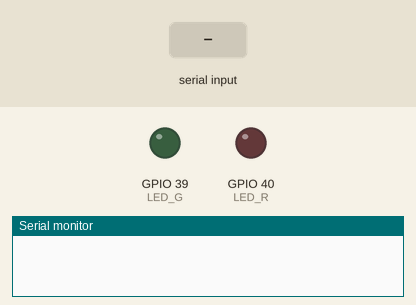
Bench run of a program on a simulated ESP32-S3. On the bench: output pins drawn as LEDs (lit = HIGH), the last lines printed to the serial monitor. The test bench sets the inputs (shaded band).

Above: at 1.2 s.
1.3 s: "0\n" received over Serial
At 1.8 s:
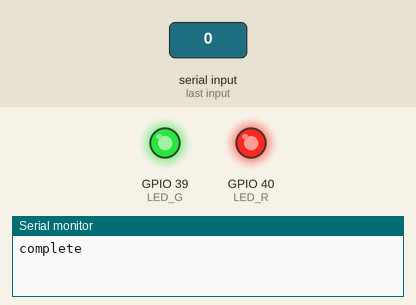
2.8 s: "1\n" received over Serial
At 4.0 s:
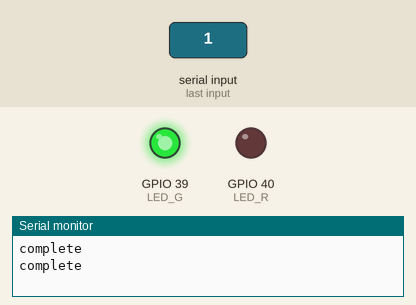
4.3 s: "2\n" received over Serial
At 5.3 s:
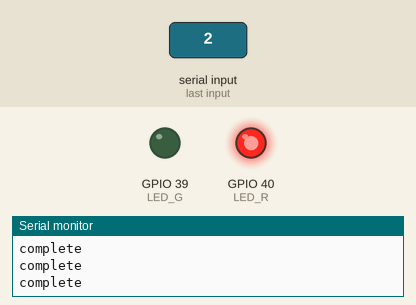
5.8 s: "1,90\n" received over Serial
At 6.5 s:
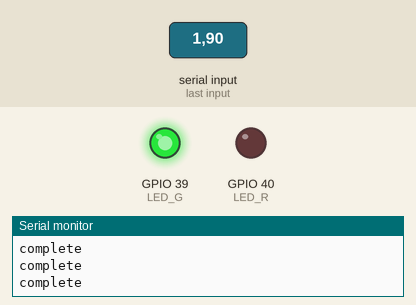
Timing chart, 0 to 8.3 s (numbered marks = the images above; inputs shaded):
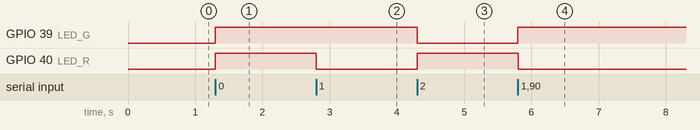

Measured:
- after the input at 1.3 s, GPIO 39 (LED_G), GPIO 40 (LED_R): LOW → HIGH at once
- after the input at 2.8 s, GPIO 40 (LED_R): HIGH → LOW at once
- after the input at 4.3 s, GPIO 39 (LED_G): HIGH → LOW at once; GPIO 40 (LED_R): LOW → HIGH at once
- after the input at 5.8 s, GPIO 39 (LED_G): LOW → HIGH at once; GPIO 40 (LED_R): HIGH → LOW at once

The program:

main.cpp
```cpp
#include <Arduino.h>
#include "pinassign.h"

void setup(){
  pinMode(LED_G, OUTPUT);
  pinMode(LED_R, OUTPUT);
  digitalWrite(LED_G, LOW);
  digitalWrite(LED_R, LOW);
  Serial.begin(115200);
}

void loop() {
  if(Serial.available() > 0){
    String data = Serial.readStringUntil('\n');

    std::array<int, 3> idx;
    idx[0] = data.indexOf(',');
    idx[1] = data.indexOf(',', idx[0] + 1);
    idx[2] = data.indexOf(',', idx[1] + 1);

    int order = data.substring(0, idx[0]).toInt();
    float x = data.substring(idx[0]+1, idx[1]).toFloat();
    float y = data.substring(idx[1]+1, idx[2]).toFloat();
    float z = data.substring(idx[2]+1        ).toFloat();

    if (order == 0){
      digitalWrite(LED_G, HIGH); digitalWrite(LED_R, HIGH);
    }else if (order == 1){
      digitalWrite(LED_G, HIGH); digitalWrite(LED_R, LOW);
    }else if (order == 2){
      digitalWrite(LED_G, LOW); digitalWrite(LED_R, HIGH);
    }

    Serial.println("complete");

  }
}
```

pinassign.h
```cpp
#ifndef pinassign_h
#define pinassign_h

#define M1IN1 1
#define M1IN2 2
#define RO1A 4
#define RO1B 5

#define M2IN1 6
#define M2IN2 7
#define RO2A 8
#define RO2B 9

#define M3IN1 10
#define M3IN2 11
#define RO3A 12
#define RO3B 13

#define M4IN1 14
#define M4IN2 17
#define RO4A 18
#define RO4B 21

#define RX 35
#define TX 36

#define SRV1 37
#define SRV2 38
#define SRV3 47

#define SRV4 48
#define SRV5 15
#define SRV6 16

#define LED_G 39
#define LED_R 40

#endif
```
